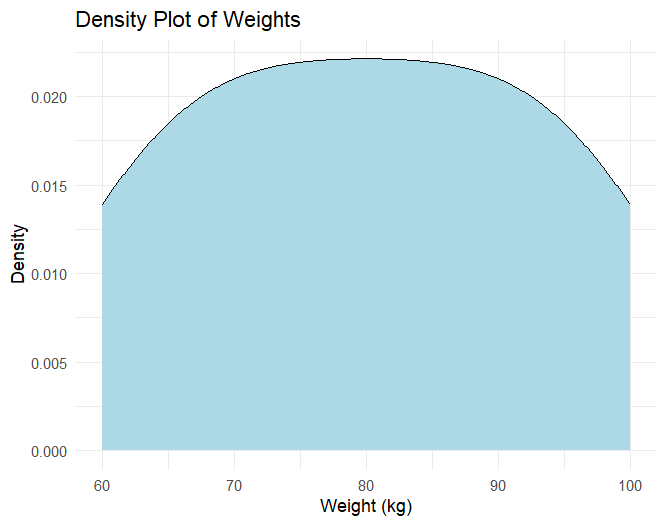

R code for this plot:
weights_data <- data.frame(
  Weight = c(60, 65, 70, 75, 80, 85, 90, 95, 100)
)
ggplot(weights_data, aes(x = Weight)) +
  geom_density(fill = "lightblue") +
  labs(title = "Density Plot of Weights",
       x = "Weight (kg)",
       y = "Density") +
  theme_minimal()
